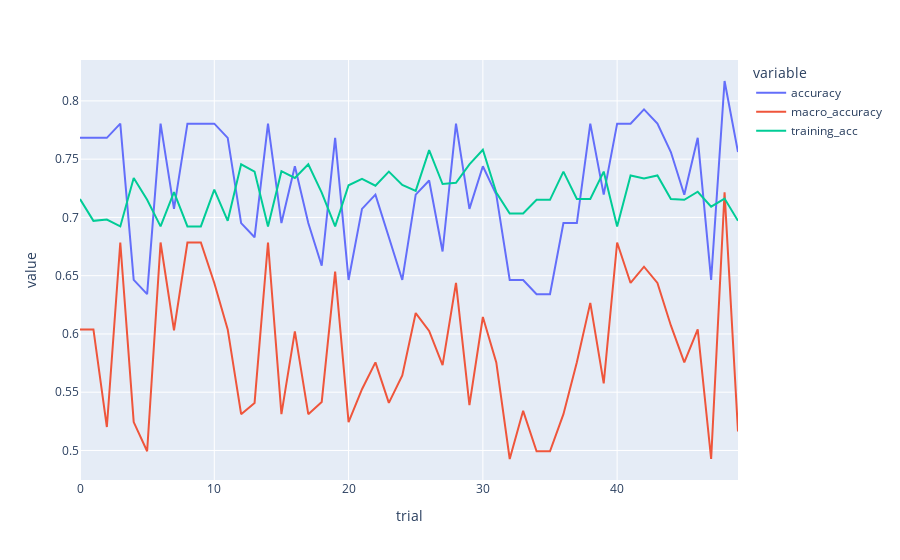

The cell this chart's notebook holds for it:
### Code cell
import plotly.express as px
px.line(svm_df,x='trial',y=['accuracy','macro_accuracy','training_acc'])

### Figure 1 — Plotly figure (JSON) as saved in the notebook; plotly's stock layout.template omitted (floating-point values rounded to 4 significant figures)
{"data": [{"hovertemplate": "variable=accuracy<br>trial=%{x}<br>value=%{y}<extra></extra>", "legendgroup": "accuracy", "line": {"color": "#636efa", "dash": "solid"}, "mode": "lines", "name": "accuracy", "orientation": "v", "showlegend": true, "type": "scatter", "x": [0, 1, 2, 3, 4, 5, 6, 7, 8, 9, 10, 11, 12, 13, 14, 15, 16, 17, 18, 19, 20, 21, 22, 23, 24, 25, 26, 27, 28, 29, 30, 31, 32, 33, 34, 35, 36, 37, 38, 39, 40, 41, 42, 43, 44, 45, 46, 47, 48, 49], "xaxis": "x", "y": [0.7683, 0.7683, 0.7683, 0.7805, 0.6463, 0.6341, 0.7805, 0.7073, 0.7805, 0.7805, 0.7805, 0.7683, 0.6951, 0.6829, 0.7805, 0.6951, 0.7439, 0.6951, 0.6585, 0.7683, 0.6463, 0.7073, 0.7195, 0.6829, 0.6463, 0.7195, 0.7317, 0.6707, 0.7805, 0.7073, 0.7439, 0.7195, 0.6463, 0.6463, 0.6341, 0.6341, 0.6951, 0.6951, 0.7805, 0.7195, 0.7805, 0.7805, 0.7927, 0.7805, 0.7561, 0.7195, 0.7683, 0.6463, 0.8171, 0.7561], "yaxis": "y"}, {"hovertemplate": "variable=macro_accuracy<br>trial=%{x}<br>value=%{y}<extra></extra>", "legendgroup": "macro_accuracy", "line": {"color": "#EF553B", "dash": "solid"}, "mode": "lines", "name": "macro_accuracy", "orientation": "v", "showlegend": true, "type": "scatter", "x": [0, 1, 2, 3, 4, 5, 6, 7, 8, 9, 10, 11, 12, 13, 14, 15, 16, 17, 18, 19, 20, 21, 22, 23, 24, 25, 26, 27, 28, 29, 30, 31, 32, 33, 34, 35, 36, 37, 38, 39, 40, 41, 42, 43, 44, 45, 46, 47, 48, 49], "xaxis": "x", "y": [0.6038, 0.6038, 0.5201, 0.6785, 0.5243, 0.4993, 0.6785, 0.6032, 0.6785, 0.6785, 0.6438, 0.6038, 0.5311, 0.5408, 0.6785, 0.5311, 0.6022, 0.5311, 0.5417, 0.6535, 0.5243, 0.5526, 0.5756, 0.5408, 0.5644, 0.6179, 0.6026, 0.5733, 0.6438, 0.5389, 0.6145, 0.5756, 0.4927, 0.534, 0.4993, 0.4993, 0.5311, 0.5757, 0.6267, 0.5576, 0.6785, 0.6438, 0.6577, 0.6438, 0.6073, 0.5756, 0.6038, 0.4927, 0.7215, 0.5163], "yaxis": "y"}, {"hovertemplate": "variable=training_acc<br>trial=%{x}<br>value=%{y}<extra></extra>", "legendgroup": "training_acc", "line": {"color": "#00cc96", "dash": "solid"}, "mode": "lines", "name": "training_acc", "orientation": "v", "showlegend": true, "type": "scatter", "x": [0, 1, 2, 3, 4, 5, 6, 7, 8, 9, 10, 11, 12, 13, 14, 15, 16, 17, 18, 19, 20, 21, 22, 23, 24, 25, 26, 27, 28, 29, 30, 31, 32, 33, 34, 35, 36, 37, 38, 39, 40, 41, 42, 43, 44, 45, 46, 47, 48, 49], "xaxis": "x", "y": [0.7158, 0.6971, 0.6982, 0.6923, 0.7338, 0.7151, 0.6923, 0.7217, 0.6923, 0.6923, 0.7239, 0.6971, 0.7456, 0.7393, 0.6923, 0.7397, 0.7338, 0.7456, 0.7213, 0.6923, 0.7276, 0.7331, 0.7272, 0.7393, 0.7279, 0.7228, 0.7577, 0.7287, 0.7298, 0.7456, 0.7581, 0.7213, 0.7033, 0.7033, 0.7151, 0.7151, 0.7393, 0.7158, 0.7158, 0.7393, 0.6923, 0.736, 0.7335, 0.736, 0.7158, 0.7151, 0.7221, 0.7092, 0.7162, 0.6971], "yaxis": "y"}], "layout": {"legend": {"title": {"text": "variable"}, "tracegroupgap": 0}, "margin": {"t": 60}, "xaxis": {"anchor": "y", "domain": [0, 1], "title": {"text": "trial"}}, "yaxis": {"anchor": "x", "domain": [0, 1], "title": {"text": "value"}}}}
